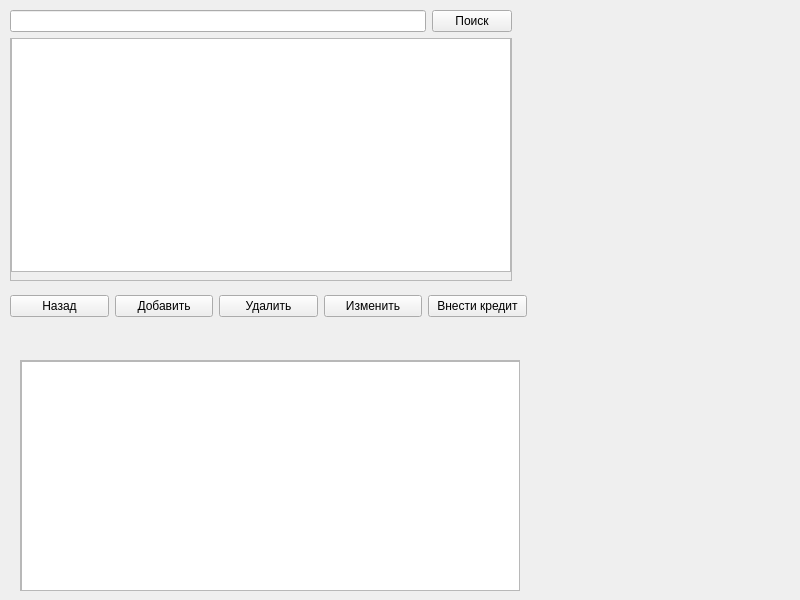
<?xml version="1.0" encoding="UTF-8"?>
<ui version="4.0">
 <class>MainWindow</class>
 <widget class="QMainWindow" name="MainWindow">
  <property name="geometry">
   <rect>
    <x>0</x>
    <y>0</y>
    <width>800</width>
    <height>600</height>
   </rect>
  </property>
  <property name="windowTitle">
   <string>MainWindow</string>
  </property>
  <widget class="QWidget" name="centralwidget">
   <widget class="QWidget" name="layoutWidget">
    <property name="geometry">
     <rect>
      <x>10</x>
      <y>10</y>
      <width>502</width>
      <height>271</height>
     </rect>
    </property>
    <layout class="QGridLayout" name="gridLayout">
     <item row="0" column="0">
      <widget class="QLineEdit" name="lineEdit"/>
     </item>
     <item row="0" column="1">
      <widget class="QPushButton" name="pushButton">
       <property name="text">
        <string>Поиск</string>
       </property>
      </widget>
     </item>
     <item row="1" column="0" colspan="2">
      <widget class="QScrollArea" name="scrollArea">
       <property name="minimumSize">
        <size>
         <width>500</width>
         <height>0</height>
        </size>
       </property>
       <property name="widgetResizable">
        <bool>true</bool>
       </property>
       <widget class="QWidget" name="scrollAreaWidgetContents">
        <property name="geometry">
         <rect>
          <x>0</x>
          <y>0</y>
          <width>498</width>
          <height>229</height>
         </rect>
        </property>
        <widget class="QTableView" name="tableView">
         <property name="geometry">
          <rect>
           <x>0</x>
           <y>-8</y>
           <width>500</width>
           <height>241</height>
          </rect>
         </property>
         <property name="minimumSize">
          <size>
           <width>500</width>
           <height>0</height>
          </size>
         </property>
         <property name="alternatingRowColors">
          <bool>false</bool>
         </property>
        </widget>
       </widget>
      </widget>
     </item>
    </layout>
   </widget>
   <widget class="QWidget" name="layoutWidget">
    <property name="geometry">
     <rect>
      <x>10</x>
      <y>290</y>
      <width>517</width>
      <height>32</height>
     </rect>
    </property>
    <layout class="QHBoxLayout" name="horizontalLayout">
     <item>
      <widget class="QPushButton" name="pushButton_5">
       <property name="text">
        <string>Назад</string>
       </property>
      </widget>
     </item>
     <item>
      <widget class="QPushButton" name="pushButton_2">
       <property name="text">
        <string>Добавить</string>
       </property>
      </widget>
     </item>
     <item>
      <widget class="QPushButton" name="pushButton_3">
       <property name="text">
        <string>Удалить</string>
       </property>
      </widget>
     </item>
     <item>
      <widget class="QPushButton" name="pushButton_4">
       <property name="text">
        <string>Изменить</string>
       </property>
      </widget>
     </item>
     <item>
      <widget class="QPushButton" name="pushButton_6">
       <property name="text">
        <string>Внести кредит</string>
       </property>
      </widget>
     </item>
    </layout>
   </widget>
   <widget class="QScrollArea" name="scrollArea_2">
    <property name="geometry">
     <rect>
      <x>20</x>
      <y>360</y>
      <width>500</width>
      <height>231</height>
     </rect>
    </property>
    <property name="minimumSize">
     <size>
      <width>500</width>
      <height>0</height>
     </size>
    </property>
    <property name="widgetResizable">
     <bool>true</bool>
    </property>
    <widget class="QWidget" name="scrollAreaWidgetContents_2">
     <property name="geometry">
      <rect>
       <x>0</x>
       <y>0</y>
       <width>498</width>
       <height>229</height>
      </rect>
     </property>
     <widget class="QTableView" name="tableView_2">
      <property name="geometry">
       <rect>
        <x>0</x>
        <y>0</y>
        <width>500</width>
        <height>231</height>
       </rect>
      </property>
      <property name="alternatingRowColors">
       <bool>true</bool>
      </property>
      <property name="selectionMode">
       <enum>QAbstractItemView::SelectionMode::SingleSelection</enum>
      </property>
      <property name="selectionBehavior">
       <enum>QAbstractItemView::SelectionBehavior::SelectRows</enum>
      </property>
     </widget>
    </widget>
   </widget>
  </widget>
 </widget>
 <resources/>
 <connections/>
</ui>
